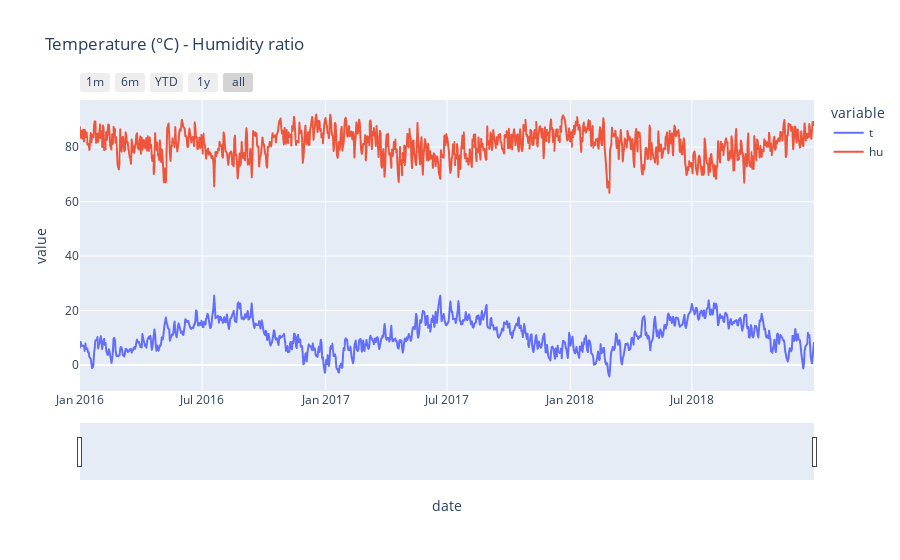

Write notebook code for a chart like this one.
### Code cell
fig = px.line(df['2016-01-01':'2018-12-30'][['t','hu']].resample('D').mean(),
             title = 'Temperature (°C) - Humidity ratio')
fig.update_xaxes(
    rangeslider_visible=True,
    rangeselector=dict(
        buttons=list([
            dict(count=1, label="1m", step="month", stepmode="backward"),
            dict(count=6, label="6m", step="month", stepmode="backward"),
            dict(count=1, label="YTD", step="year", stepmode="todate"),
            dict(count=1, label="1y", step="year", stepmode="backward"),
            dict(step="all")
        ])
    )
)
fig.show()

### Figure 1 — Plotly figure (JSON) as saved in the notebook; plotly's stock layout.template omitted (floating-point values rounded to 4 significant figures; data arrays with more than 128 entries replaced by an {"elided": "..."} marker saying what was removed)
{"data": [{"hovertemplate": "variable=t<br>date=%{x}<br>value=%{y}<extra></extra>", "legendgroup": "t", "line": {"color": "#636efa", "dash": "solid"}, "marker": {"symbol": "circle"}, "mode": "lines", "name": "t", "showlegend": true, "type": "scattergl", "x": {"elided": "1095 str values"}, "xaxis": "x", "y": {"elided": "1095 float values"}, "yaxis": "y"}, {"hovertemplate": "variable=hu<br>date=%{x}<br>value=%{y}<extra></extra>", "legendgroup": "hu", "line": {"color": "#EF553B", "dash": "solid"}, "marker": {"symbol": "circle"}, "mode": "lines", "name": "hu", "showlegend": true, "type": "scattergl", "x": {"elided": "1095 str values"}, "xaxis": "x", "y": {"elided": "1095 float values"}, "yaxis": "y"}], "layout": {"legend": {"title": {"text": "variable"}, "tracegroupgap": 0}, "title": {"text": "Temperature (°C) - Humidity ratio"}, "xaxis": {"anchor": "y", "domain": [0.0, 1.0], "rangeselector": {"buttons": [{"count": 1, "label": "1m", "step": "month", "stepmode": "backward"}, {"count": 6, "label": "6m", "step": "month", "stepmode": "backward"}, {"count": 1, "label": "YTD", "step": "year", "stepmode": "todate"}, {"count": 1, "label": "1y", "step": "year", "stepmode": "backward"}, {"step": "all"}]}, "rangeslider": {"visible": true}, "title": {"text": "date"}}, "yaxis": {"anchor": "x", "domain": [0.0, 1.0], "title": {"text": "value"}}}}
